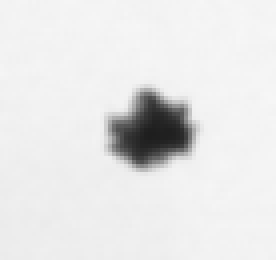
#> input picture safas/data/clearfloc.png, 69 x 65 px (shown 4 times larger)
$ python segmentation_with_noisy_background.py   (older library calls are emulated)
#> lines starting #> are read from the running program, lines starting #| are printed output that depends on the picture; after the words box and inside, x2 and y2 are one past the last pixel; in counts of white or black regions, pixels touching at a corner belong together
### safas/data/__init__.py
"""
Load test images.

Note: this is the same loader mechanism used by scikit-image
See: https://github.com/scikit-image/scikit-image/blob/main/skimage/data/__init__.py
"""

# [4 lines of commented-out code are left out]
import pandas as pd

import os
data_dir = os.path.abspath(os.path.dirname(__file__))

__all__ = ['mudflocs']


def _load(f, as_gray=False):
    """Load an image file located in the data directory.

    Args:
        f (str):         File name.
        as_gray (bool):  optional, True if conversion of the image to grayscale is needed.

    Returns:
        (ndarray):       Image loaded from ``safas.data_dir``.
    """
#> called with f = 'clearfloc.png', as_gray = False
    # importing io is quite slow since it scans all the backends
    # we lazy import it here
    from skimage.io import imread
    return imread(os.path.join(data_dir, f), plugin='pil', as_gray=as_gray)
#> returned value is the input picture: shape (65, 69, 3); min 30, max 246, mean 230.3


# [41 lines left out: functions noisy, mudflocs, clayflocs, brightmudflocs, not called in this run]


def clearfloc():
    """fetches clearfloc image

    Returns:
        Gray-level "clearfloc" image. Example image of a single mud floc with a clear background.
        camera : (512, 512, 3) uint8 ndarray
        clearfloc image.
    """
    return _load("clearfloc.png")


def noisyfloc():
    """Gray-level "noisyfloc" image.
    Example image of a single mud floc with a noisy background.

    Returns
    -------
    camera : (512, 512, 3) uint8 ndarray
        noisyfloc image.
    """
    return _load("noisyfloc.png")
#> call 2 of _load, with f = 'noisyfloc.png', as_gray = False
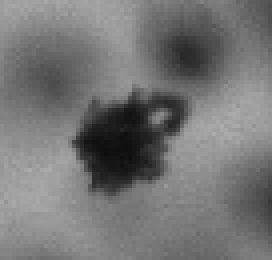
#> input picture safas/data/noisyfloc.png, 68 x 65 px (shown 4 times larger)
#> in _load, returned value is the input picture: shape (65, 68, 3); min 13, max 173, mean 117


# [7 lines left out: function por_flocs, not called in this run]

### safas/filters/imfilters_module.py
# -*- coding: utf-8 -*-
"""

filter components that can be used in signal chain

"""

import cv2
from skimage.measure import regionprops
import numpy as np

from safas import data

import matplotlib.pyplot as plt
import matplotlib
matplotlib.use("Qt5Agg")


# [126 lines left out: functions focus_filter, perim_filter, cal_grad_img, clearedge_filter, prethresh_filter, marker_based_watershed, not called in this run]


def add_contours(img, labels, contour_color, contour_thickness=1, **kwargs):
    ret, thresh = cv2.threshold(labels.astype(np.uint8), 1, 255, cv2.THRESH_BINARY)
    contours, hierarchy = cv2.findContours(thresh, cv2.RETR_TREE, cv2.CHAIN_APPROX_SIMPLE)
    contourimg = cv2.drawContours(img, contours, -1, contour_color, contour_thickness)

    return contourimg


# [18 lines that do not run on import are left out]

### safas/tests/segmentation_with_noisy_background.py
# import sys
from matplotlib import pyplot as plt

import cv2

# from safas import filters
from safas import data
# from safas.filters.sobel_focus import imfilter as sobel_filter
from safas.filters.imfilters_module import add_contours

# load images from the safas/data module
clear = data.clearfloc()
noisy = data.noisyfloc()

# convert to grayscale, apply Otsu's binarization, add contours at the threshold
clear_g = cv2.cvtColor(clear.copy(), cv2.COLOR_BGR2GRAY)
ret_clear, clear_th = cv2.threshold(clear_g, 0, 255, cv2.THRESH_BINARY + cv2.THRESH_OTSU)
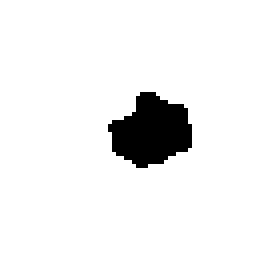
#> clear_th: shape (65, 69) (shown 4 times larger); 94% white; 1 black region
#> ret_clear = 157
clear_cont = add_contours(clear.copy(), clear_th, [0, 255, 0])
#> in add_contours, `contours, hierarchy = cv2.findContours(thresh, cv2.RETR_TREE, cv2.CHAI..`: contours = 2 contours; box (x1, y1, x2, y2) and area: (0, 0, 69, 65) 4352, (26, 22, 49, 43) 299
#> in add_contours, `contourimg = cv2.drawContours(img, contours, -1, contour_color, contou..`:
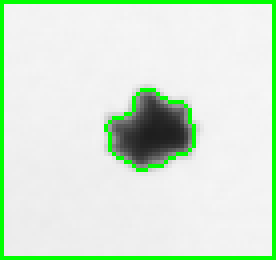
#> contourimg: shape (65, 69, 3) (shown 4 times larger); mean of channels 0, 1, 2 213.7, 232.1, 213.7; drawn as R, G, B

noisy_g = cv2.cvtColor(noisy.copy(), cv2.COLOR_BGR2GRAY)
ret_noisy, noisy_th = cv2.threshold(noisy_g, 0, 255, cv2.THRESH_BINARY + cv2.THRESH_OTSU)
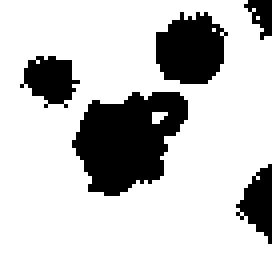
#> noisy_th: shape (65, 68) (shown 4 times larger); 77.2% white; 5 black regions
#> ret_noisy = 98
noisy_cont = add_contours(noisy.copy(), noisy_th, [0, 255, 0])
#> call 2 of add_contours, with contour_thickness = 1
#> in add_contours (call 2), `contours, hierarchy = cv2.findContours(thresh, cv2.RETR_TREE, cv2.CHAI..`: contours = 13 contours, 9 with area under 20; largest, box (x1, y1, x2, y2) and area: (0, 0, 68, 65) 4144, (17, 22, 48, 50) 554, (38, 2, 57, 22) 272, (5, 13, 21, 27) 139
#> in add_contours (call 2), `contourimg = cv2.drawContours(img, contours, -1, contour_color, contou..`:
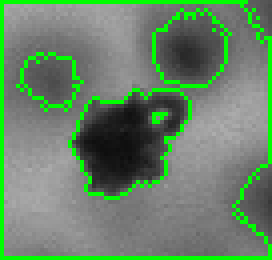
#> contourimg: shape (65, 68, 3) (shown 4 times larger); mean of channels 0, 1, 2 104.2, 131.5, 104.2; drawn as R, G, B

# plot the images and their gray level intensity histograms
f, ax = plt.subplots(2, 2, dpi=150, figsize=(7.5, 7))
ax = ax.ravel()

for a in [ax[0], ax[1]]:
    a.set_xticks([])
    a.set_yticks([])

for a in [ax[2], ax[3]]:
    a.set_xlabel('gray level [--]')
    a.set_ylabel('Frequency [--]')
    a.set_ylim(0, 500)

ax[0].imshow(clear_cont)
ax[0].set_title('Clear background')

ax[1].imshow(noisy_cont)
ax[1].set_title('Noisy background')

ax[2].hist(clear.ravel(), bins=255)
ax[2].axvline(ret_clear, linestyle='--', color='r')
ax[2].set_title('Clear histogram')

ax[3].hist(noisy.ravel(), bins=255)
ax[3].axvline(ret_noisy, linestyle='--', color='r')
ax[3].set_title('Noisy histogram')

plt.tight_layout()
plt.show()
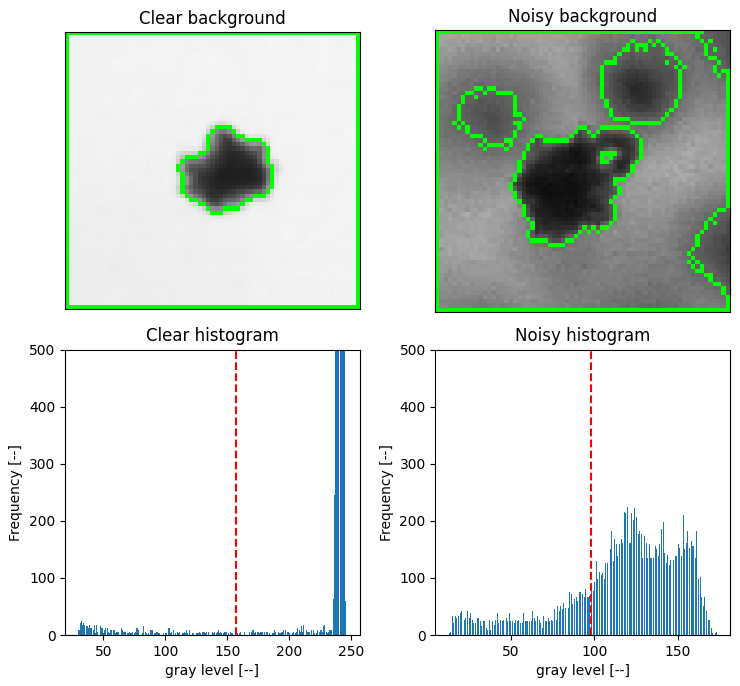
#> figure drawn by matplotlib, 4 panels; panel 3: tallest bar 2571 high, from x = 242.6 to 243.5; panel 4: tallest bar 225 high, from x = 119.7 to 120.3

save = False

if save:
    plt.savefig('png/clear_noisy.png', dpi=900)
